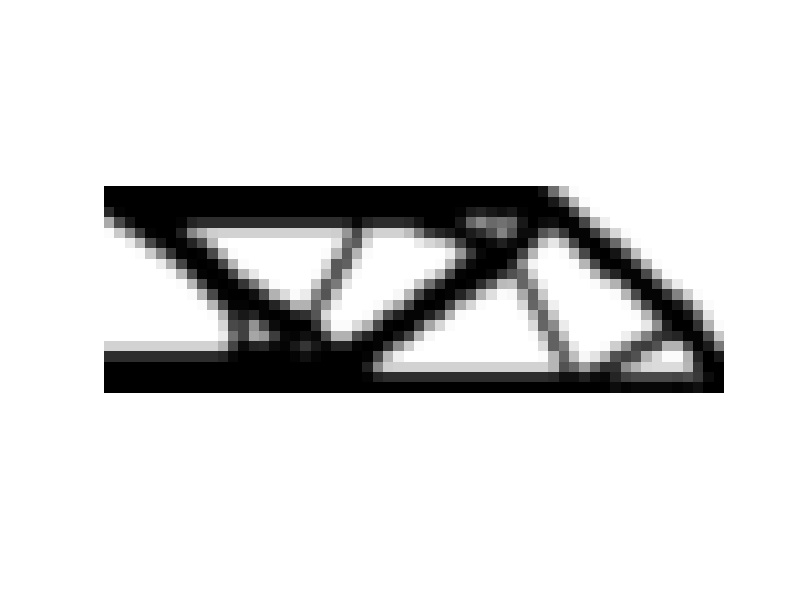

This chart was generated by the following MATLAB code:
nelx = 60;
nely = 20;
volfrac = 0.5;
penal = 3;
rmin = 1.5;
ft = 2;

%% MATERIAL PROPERTIES
E0 = 1;
Emin = 1e-9;
nu = 0.3;

%% PREPARE FINITE ELEMENT ANALYSIS
A11 = [12  3 -6 -3;  3 12  3  0; -6  3 12 -3; -3  0 -3 12];
A12 = [-6 -3  0  3; -3 -6 -3 -6;  0 -3 -6  3;  3 -6  3 -6];
B11 = [-4  3 -2  9;  3 -4 -9  4; -2 -9 -4 -3;  9  4 -3 -4];
B12 = [ 2 -3  4 -9; -3  2  9 -2;  4  9  2  3; -9 -2  3  2];
KE = 1/(1-nu^2)/24*([A11 A12;A12' A11]+nu*[B11 B12;B12' B11]);
nodenrs = reshape(1:(1+nelx)*(1+nely),1+nely,1+nelx);
edofVec = reshape(2*nodenrs(1:end-1,1:end-1)+1,nelx*nely,1);
edofMat = repmat(edofVec,1,8)+repmat([0 1 2*nely+[2 3 0 1] -2 -1],nelx*nely,1);
iK = reshape(kron(edofMat,ones(8,1))',64*nelx*nely,1);
jK = reshape(kron(edofMat,ones(1,8))',64*nelx*nely,1);
% DEFINE LOADS AND SUPPORTS (HALF MBB-BEAM)
F = sparse(2, 1, -1, 2*(nely+1)*(nelx+1), 1);
U = zeros(2*(nely+1)*(nelx+1), 1);
fixeddofs = union([1:2:2*(nely+1)], [2*(nelx+1)*(nely+1)]);
alldofs = [1:2*(nely+1)*(nelx+1)];
freedofs = setdiff(alldofs,fixeddofs);

%% PREPARE FILTER
iH = ones(nelx*nely*(2*(ceil(rmin)-1)+1)^2,1);
jH = ones(size(iH));
sH = zeros(size(iH));
k = 0;
for i1 = 1:nelx
  for j1 = 1:nely
    e1 = (i1-1)*nely+j1;
    for i2 = max(i1-(ceil(rmin)-1),1):min(i1+(ceil(rmin)-1),nelx)
      for j2 = max(j1-(ceil(rmin)-1),1):min(j1+(ceil(rmin)-1),nely)
        e2 = (i2-1)*nely+j2;
        k = k+1;
        iH(k) = e1;
        jH(k) = e2;
        sH(k) = max(0,rmin-sqrt((i1-i2)^2+(j1-j2)^2));
      end
    end
  end
end
H = sparse(iH,jH,sH);
Hs = sum(H,2);

%% INITIALIZE ITERATION
x = repmat(volfrac,nely,nelx);
% x(1) = 0.8;
% x(nelx*nely) = 1.5;
xPhys = x;
loop = 0;
change = 1;

%% START ITERATION
while change > 0.01
  loop = loop + 1;

  %% FE-ANALYSIS
  E = (Emin+xPhys(:)'.^penal*(E0-Emin));
  sK = reshape(KE(:)*(Emin+xPhys(:)'.^penal*(E0-Emin)), 64*nelx*nely,1);
  K = sparse(iK, jK, sK); K = (K + K') / 2;
  KFull1 = full(K);
  KFull2 = full(K(freedofs, freedofs));
  FullF = F;
  U(freedofs) = K(freedofs, freedofs) \ F(freedofs);

  %% OBJECTIVE FUNCTION AND SENSITIVITY ANALYSIS
  Ue = U(edofMat);
  ce = reshape(sum((U(edofMat)*KE).*U(edofMat),2), nely, nelx);
  c = sum(sum((Emin + xPhys.^penal * (E0 - Emin)).*ce));
  dc = -penal*(E0-Emin)*xPhys.^(penal-1).*ce;
  dv = ones(nely, nelx);
  
  %% FILTERING/MODIFICATION OF SENSITIVITIES
  if ft == 1
    dc(:) = H*(x(:).*dc(:))./Hs./max(1e-3, x(:));
  elseif ft == 2
    dc(:) = H*(dc(:)./Hs);
    dv(:) = H*(dv(:)./Hs);
  end
  %% OPTIMALITY CRITERIA UPDATE OF DESIGN VARIABLES AND PHYSICAL DENSITIES
  l1 = 0; l2 = 1e9; move = 0.2;
  while (l2-l1)/(l1+l2) > 1e-3
    lmid = 0.5*(l2+l1);
    xnew = max(0,max(x-move,min(1,min(x+move,x.*sqrt(-dc./dv/lmid)))));
    if ft == 1
      xPhys = xnew;
    elseif ft == 2
      xPhys(:) = (H*xnew(:))./Hs;
    end
	g = sum(xPhys(:)) - volfrac*nelx*nely;
	if g > 0, l1 = lmid; else l2 = lmid; end
    % if sum(xPhys(:)) > volfrac*nelx*nely, l1 = lmid; else l2 = lmid; end
  end
  change = max(abs(xnew(:)-x(:)));
  x = xnew;

  %% PRINT RESULTS
  fprintf(' It.:%5i Obj.:%11.4f Vol.:%7.3f ch.:%7.3f\n',loop,c, ...
    mean(xPhys(:)),change);

  %% PLOT DENSITIES
  colormap(gray); imagesc(1-xPhys); caxis([0 1]); axis equal; axis off; drawnow;
end
